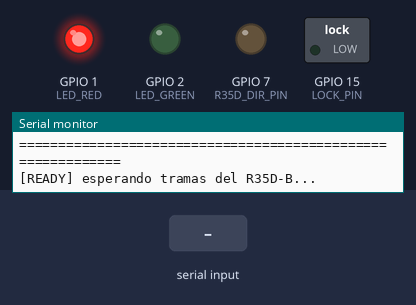
Simulated run of this sketch. Board: ESP32-S3. On the bench: switched loads named in the sketch (green lamp = pin HIGH), output pins drawn as LEDs (lit = HIGH), the last lines printed to the serial monitor. The test bench sets the inputs (shaded band).

Above: at 2.4 s.
2.5 s: "1\n" received over the second serial link
At 2.71 s:
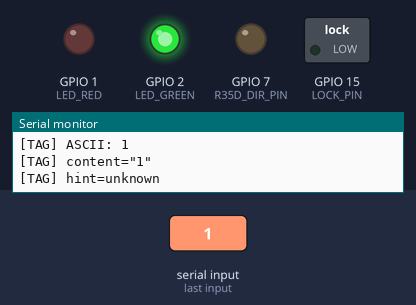
Timing chart, 0 to 5.5 s (numbered marks = the images above; inputs shaded):
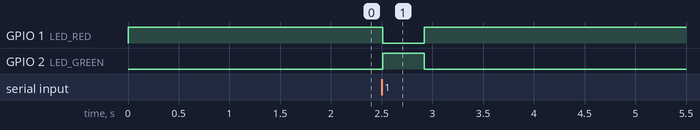

Measured:
- after the input at 2.5 s, GPIO 1 (LED_RED): HIGH → LOW at once, → HIGH 0.41 s later; GPIO 2 (LED_GREEN): LOW → HIGH at once, → LOW 0.41 s later

The sketch:

r35d-tag-probe.ino
```cpp
/**
 * r35d-tag-probe.ino — Diagnóstico de lectura del R35D-B (QR y llavero EM)
 *
 * Objetivo:
 *   Saber si el R35D-B entrega algo por RS-485 al presentar un llavero EM y
 *   ver el contenido exacto de cada trama. NO valida contra la API, NO abre
 *   la cerradura y NO usa WiFi.
 *
 * Hardware (base ESP32-S3-USB-OTG):
 *   - R35D-B por RS-485: UART1 9600 8N1, RX=GPIO18, TX=GPIO17.
 *   - Dirección RS-485: GPIO7 LOW = lectura (nunca se pone HIGH).
 *   - Cerradura: GPIO15 se deja en LOW al arrancar y NO se toca.
 *   - LEDs externos: rojo GPIO1 (reposo), verde GPIO2 (destello al leer).
 *   - Pulsador GPIO9: no se usa.
 *   - Monitor serie USB/UART0: 115200, DTR/RTS off.
 *
 * Comportamiento:
 *   1. Acumula todos los bytes de UART1, incluso binarios o muy cortos.
 *   2. Cierra una trama al recibir LF o tras R35D_GAP_MS de silencio.
 *   3. Imprime por serie: longitud, terminador, HEX y ASCII escapado.
 *   4. Emite [ALIVE] cada 5 s para distinguir "no llega nada" de un monitor
 *      desconectado.
 *   5. Marca una pista orientativa: UID EM (8/10 hex), QR probable u otra.
 *
 * Este sketch es SOLO de diagnóstico. No es el firmware productivo. Para
 * restaurar producción hay que volver a cargar el binario respaldado o el
 * sketch `scanner-relay-prod-r35d.ino`; este último puede exigir rehacer el
 * provisioning WiFi porque su marcador de build cambia.
 *
 * Placa: esp32:esp32:esp32s3usbotg
 * No flashear en la base antigua (GM65 / GPIO16).
 */

#include <Arduino.h>

// ── R35D-B (RS-485) ───────────────────────────────────────────────────────
#define R35D_BAUD             9600
#define R35D_RX_PIN           18
#define R35D_TX_PIN           17
#define R35D_DIR_PIN          7       // LOW = lectura, HIGH = escritura
#define R35D_RX_BUFFER        1024
#define R35D_FRAME_MAX        1024
#define R35D_GAP_MS           120     // fin de trama si no llega LF

// ── Indicadores y seguridad ───────────────────────────────────────────────
#define LOCK_PIN              15      // se deja en LOW; nunca se activa
#define LED_RED               1
#define LED_GREEN             2
#define GREEN_MS              400
#define ALIVE_MS              5000

static uint8_t  frame[R35D_FRAME_MAX];
static size_t   frameLen       = 0;
static bool     frameHadLf     = false;
static bool     frameHadCr     = false;
static unsigned long lastByteAt = 0;
static unsigned long lastAliveAt = 0;
static unsigned long greenUntil = 0;
static uint32_t frameSeq       = 0;
static uint32_t totalBytes     = 0;
static uint32_t totalFrames    = 0;

static bool printable(uint8_t b) {
  return b >= 0x20 && b <= 0x7E;
}

/**
 * Imprime la trama acumulada. `hadLf` indica si se cerró por LF; si no, se
 * cerró por silencio. Se recortan CR/LF finales solo para la vista, pero el
 * HEX se imprime completo para no ocultar bytes reales.
 */
static void emitFrame(bool hadLf) {
  if (frameLen == 0) return;

  frameSeq++;
  totalFrames++;

  const char *term = frameHadCr && hadLf ? "CRLF"
                    : frameHadCr         ? "CR"
                    : hadLf              ? "LF"
                                         : "NONE";

  Serial.printf("\n[TAG] seq=%lu len=%u term=%s gap_ms=%lu\n",
                (unsigned long) frameSeq,
                (unsigned) frameLen,
                term,
                (unsigned long) (millis() - lastByteAt));

  Serial.print("[TAG] HEX:");
  for (size_t i = 0; i < frameLen; i++) {
    Serial.printf(" %02X", frame[i]);
  }
  Serial.println();

  Serial.print("[TAG] ASCII: ");
  for (size_t i = 0; i < frameLen; i++) {
    uint8_t b = frame[i];
    if (printable(b)) {
      Serial.write(b);
    } else {
      Serial.printf("\\x%02X", b);
    }
  }
  Serial.println();

  // Vista sin terminadores, útil para copiar el UID.
  size_t end = frameLen;
  while (end > 0 && (frame[end - 1] == '\r' || frame[end - 1] == '\n')) end--;
  size_t start = 0;
  while (start < end && frame[start] == 0x00) start++;

  bool onlyHex = (end > start);
  for (size_t i = start; i < end; i++) {
    uint8_t b = frame[i];
    bool hex = (b >= '0' && b <= '9') ||
               (b >= 'A' && b <= 'F') ||
               (b >= 'a' && b <= 'f');
    if (!hex) { onlyHex = false; break; }
  }

  Serial.print("[TAG] content=\"");
  for (size_t i = start; i < end; i++) {
    uint8_t b = frame[i];
    if (printable(b) && b != '"' && b != '\\') Serial.write(b);
    else Serial.printf("\\x%02X", b);
  }
  Serial.println("\"");

  if (onlyHex && (end - start == 8 || end - start == 10)) {
    Serial.println("[TAG] hint=possible-EM-UID (8/10 hex)");
  } else if (end - start >= 20) {
    Serial.println("[TAG] hint=possible-QR/text");
  } else {
    Serial.println("[TAG] hint=unknown");
  }

  // Feedback visual local, sin tocar la cerradura.
  digitalWrite(LED_RED, LOW);
  digitalWrite(LED_GREEN, HIGH);
  greenUntil = millis() + GREEN_MS;
}

static void pollR35d() {
  while (Serial1.available()) {
    uint8_t b = (uint8_t) Serial1.read();
    totalBytes++;
    lastByteAt = millis();

    if (b == '\n') {
      frameHadLf = true;
      emitFrame(true);
      frameLen = 0;
      frameHadLf = false;
      frameHadCr = false;
      continue;
    }

    if (b == '\r') frameHadCr = true;

    if (frameLen < sizeof(frame)) {
      frame[frameLen++] = b;
    } else {
      Serial.println("[TAG] WARN buffer lleno; se emite y reinicia");
      emitFrame(false);
      frameLen = 0;
      frameHadLf = false;
      frameHadCr = false;
    }
  }

  if (frameLen > 0 && (millis() - lastByteAt) >= R35D_GAP_MS) {
    emitFrame(false);
    frameLen = 0;
    frameHadLf = false;
    frameHadCr = false;
  }
}

void setup() {
  // Cerradura en reposo antes de cualquier otra cosa.
  pinMode(LOCK_PIN, OUTPUT);
  digitalWrite(LOCK_PIN, LOW);

  pinMode(LED_RED, OUTPUT);
  pinMode(LED_GREEN, OUTPUT);
  digitalWrite(LED_RED, HIGH);
  digitalWrite(LED_GREEN, LOW);

  Serial.begin(115200);
  delay(1200);

  Serial.println();
  Serial.println("============================================================");
  Serial.println(" R35D-B TAG PROBE (solo lectura, sin WiFi, sin API)");
  Serial.println(" UART1 9600 8N1  RX=18 TX=17 DIR=7(LOW=lectura)");
  Serial.println(" Cerradura GPIO15 = LOW (deshabilitada durante la prueba)");
  Serial.println(" Presenta un QR de control y luego el llavero EM.");
  Serial.println("============================================================");

  pinMode(R35D_DIR_PIN, OUTPUT);
  digitalWrite(R35D_DIR_PIN, LOW);     // lectura; no se pone HIGH nunca

  Serial1.setRxBufferSize(R35D_RX_BUFFER);
  Serial1.begin(R35D_BAUD, SERIAL_8N1, R35D_RX_PIN, R35D_TX_PIN);

  lastAliveAt = millis();
  Serial.println("[READY] esperando tramas del R35D-B...");
}

void loop() {
  pollR35d();

  if (greenUntil != 0 && millis() >= greenUntil) {
    digitalWrite(LED_GREEN, LOW);
    digitalWrite(LED_RED, HIGH);
    greenUntil = 0;
  }

  if (millis() - lastAliveAt >= ALIVE_MS) {
    lastAliveAt = millis();
    Serial.printf("[ALIVE] uptime=%lus frames=%lu bytes=%lu heap=%lu\n",
                  (unsigned long) (millis() / 1000),
                  (unsigned long) totalFrames,
                  (unsigned long) totalBytes,
                  (unsigned long) ESP.getFreeHeap());
  }

  delay(10);
}
```
